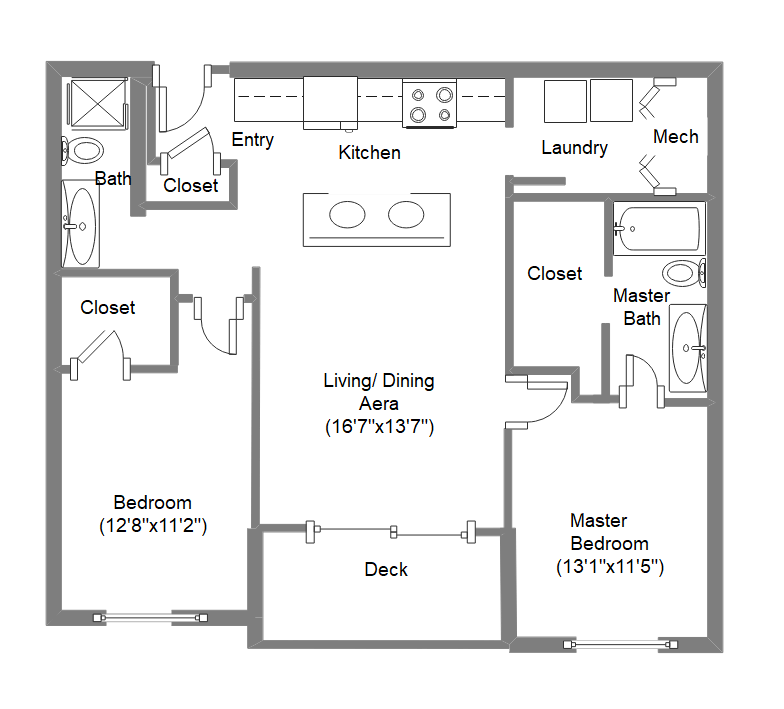
#> input picture uploads/example4.png, 784 x 709 px
$ python -i image_processing.py   (imports and definitions only)
#> lines starting #> are read from the running program, lines starting #| are printed output that depends on the picture; after the words box and inside, x2 and y2 are one past the last pixel; in counts of white or black regions, pixels touching at a corner belong together
import cv2
import json
import sqlite3
import os
import numpy as np
from collections import OrderedDict

def generate_color(id):
    """ Generate a color based on the ID. """
    np.random.seed(id)  # Ensure the same color is generated for the same ID
    return tuple(np.random.randint(0, 255, 3).tolist())

def is_wall(contour, image_area):
    # Get the bounding box for each contour
    x, y, w, h = cv2.boundingRect(contour)
    contour_area = w * h

    # Check if the contour is large enough and has an appropriate aspect ratio to be a wall
    aspect_ratio = float(w) / h if h != 0 else 0
    min_contour_area = 0.01 * image_area  # Adjust this threshold as needed
    max_contour_area = 0.8 * image_area   # Avoid detecting the entire image as a wall

    if min_contour_area < contour_area < max_contour_area and 0.1 < aspect_ratio < 10:
        return True
    return False

def process_image_for_3d(image_path):
    # Load the floor plan image
#> called with image_path = '../uploads/example4.png'
    image = cv2.imread(image_path)
#> image is the input picture: shape (709, 784, 3); mean B, G, R 237.2, 237.3, 237.2
    image_area = image.shape[0] * image.shape[1]
#> image_area = 555856

    # Convert to grayscale
    gray = cv2.cvtColor(image, cv2.COLOR_BGR2GRAY)

    # Apply thresholding to get a binary image
    _, binary = cv2.threshold(gray, 200, 255, cv2.THRESH_BINARY_INV)
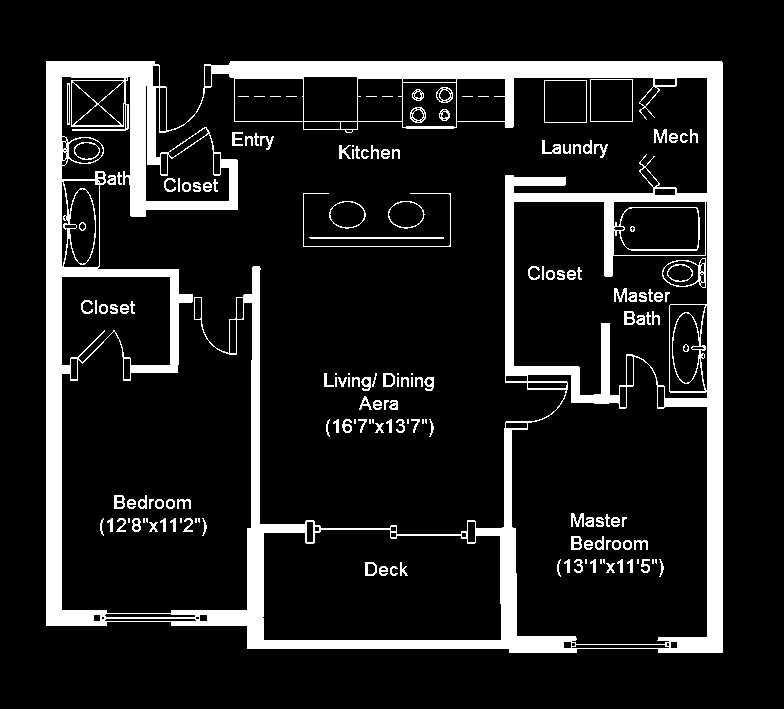
#> binary: shape (709, 784); 12.8% white; 167 white regions (31 under 20 px)

    # Detect contours in the binary image
    contours, _ = cv2.findContours(binary, cv2.RETR_TREE, cv2.CHAIN_APPROX_SIMPLE)
#> contours = 351 contours, 133 with area under 20; largest, box (x1, y1, x2, y2) and area: (46, 61, 723, 653) 389960, (61, 73, 708, 614) 194986, (511, 356, 708, 645) 46387, (262, 529, 502, 641) 25311, (513, 201, 708, 399) 25104

    elements = []
    element_counter = 1

    # Create a copy of the original image for annotation
    annotated_image = image.copy()

    for contour in contours:
        if is_wall(contour, image_area):
            # Get the bounding box for each contour
            x, y, w, h = cv2.boundingRect(contour)

            # Generate a color for this element
            color = generate_color(element_counter)

            # Create an OrderedDict for the element to enforce order
            element = OrderedDict([
                ('id', element_counter),  # Use integer for id
                ('dimensions', {
                    'length': max(w, h) / image.shape[1],  # Normalize the longer side
                    'height': 0.2,  # Assume a constant height for simplicity
                    'width': 0.0  # Set thickness to 0
                }),
                ('position', {
                    'x': x / image.shape[1],  # Normalize x position
                    'y': 0,  # Set y = 0 for grounded objects
                    'z': y / image.shape[0]  # Normalize z position
                })
            ])

            elements.append(element)
            element_counter += 1

            # Draw the bounding box, ID, and dimensions on the image
            cv2.rectangle(annotated_image, (x, y), (x + w, y + h), color, 2)
            label = f'ID {element["id"]}'
            cv2.putText(annotated_image, label, (x, y - 10), cv2.FONT_HERSHEY_SIMPLEX, 0.5, color, 2)
#> this loop made 351 passes
#> (contour_area in is_wall, aspect_ratio in is_wall, color, label) on passes 1, 15, 33: (400784, 1.14, (37, 235, 140), 'ID 1'), (26880, 2.14, (168, 15, 237), 'ID 2'), (56933, 0.682, (106, 152, 249), 'ID 3')
#> (color, label) on passes 81, 97, 163, 236, 315: ((122, 174, 183), 'ID 4'), ((99, 206, 239), 'ID 5'), ((138, 201, 227), 'ID 6'), ((175, 196, 25), 'ID 7'), ((195, 84, 241), 'ID 8')
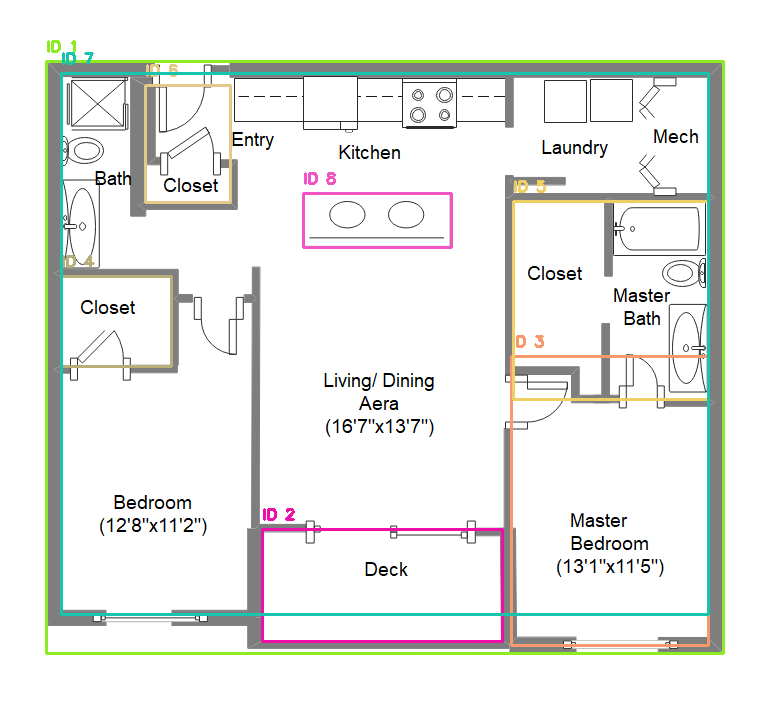
#> annotated_image: shape (709, 784, 3); 4.58% of pixels changed, all inside (x1, y1, x2, y2) = (45, 40, 725, 655)
#> after the loop, element_counter = 9; elements = 8 items

    # Save the annotated image
    image_name = os.path.basename(image_path)
    annotated_image_path = os.path.join('uploads/upload', f'annotated_{image_name}')
    cv2.imwrite(annotated_image_path, annotated_image)

    # Save metadata to database
    store_image_metadata(image_name, annotated_image_path, elements)

    return elements

def store_image_metadata(name, file_path, elements):
    conn = sqlite3.connect('images.db')
    c = conn.cursor()

    # Create a label string with IDs
    labels = ', '.join([f"ID {elem['id']}" for elem in elements])

#> (the run stopped early here; a loop or call above may not have finished)

$ run again, on uploads/New project.png
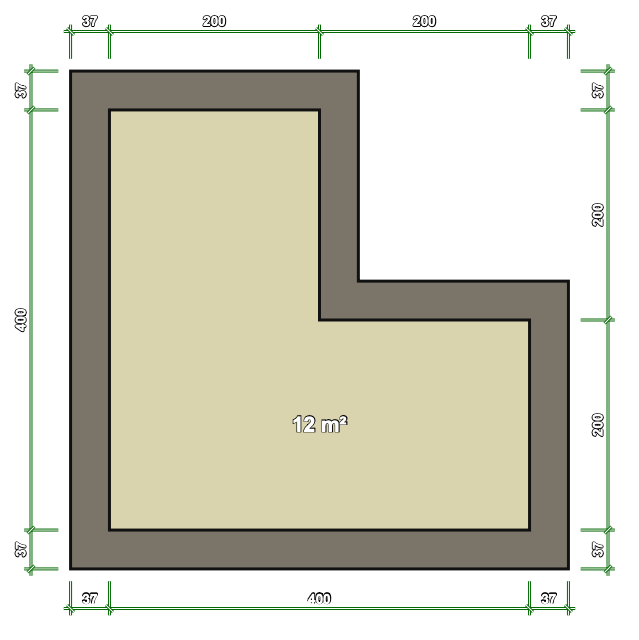
#> input picture uploads/New project.png, 639 x 640 px
#> in process_image_for_3d, image is the input picture: shape (640, 639, 3); mean B, G, R 194.4, 210, 211.2
#> in process_image_for_3d, `_, binary = cv2.threshold(gray, 200, 255, cv2.THRESH_BINARY_INV)`:
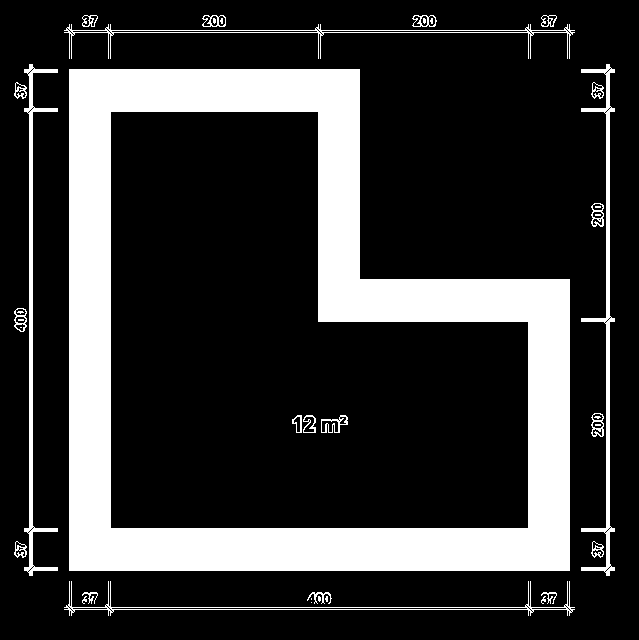
#> binary: shape (640, 639); 21.5% white; 39 white regions (15 under 20 px)
#> contours = 204 contours, 143 with area under 20; largest, box (x1, y1, x2, y2) and area: (69, 69, 570, 571) 206400, (110, 111, 529, 529) 130204, (581, 64, 615, 576) 2034, (24, 64, 58, 576) 1934, (64, 24, 575, 59) 1134
#> the loop in process_image_for_3d, `for contour in contours:` made 204 passes
#> (color, element_counter, label) on passes 79 to 80: ((37, 235, 140), 2, 'ID 1'), ((168, 15, 237), 3, 'ID 2')
#> after the loop in process_image_for_3d, `for contour in contours:`:
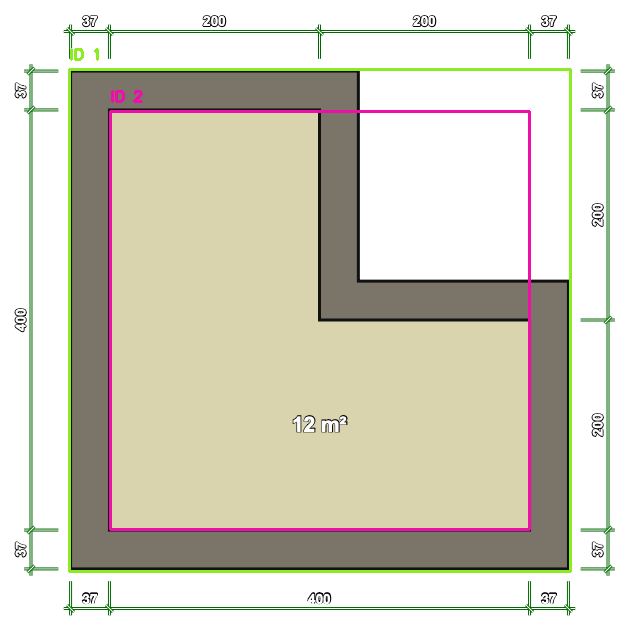
#> annotated_image: shape (640, 639, 3); 2.79% of pixels changed, all inside (x1, y1, x2, y2) = (68, 48, 572, 573)
#> after the loop in process_image_for_3d, `for contour in contours:`: element_counter = 3; elements = 2 items
